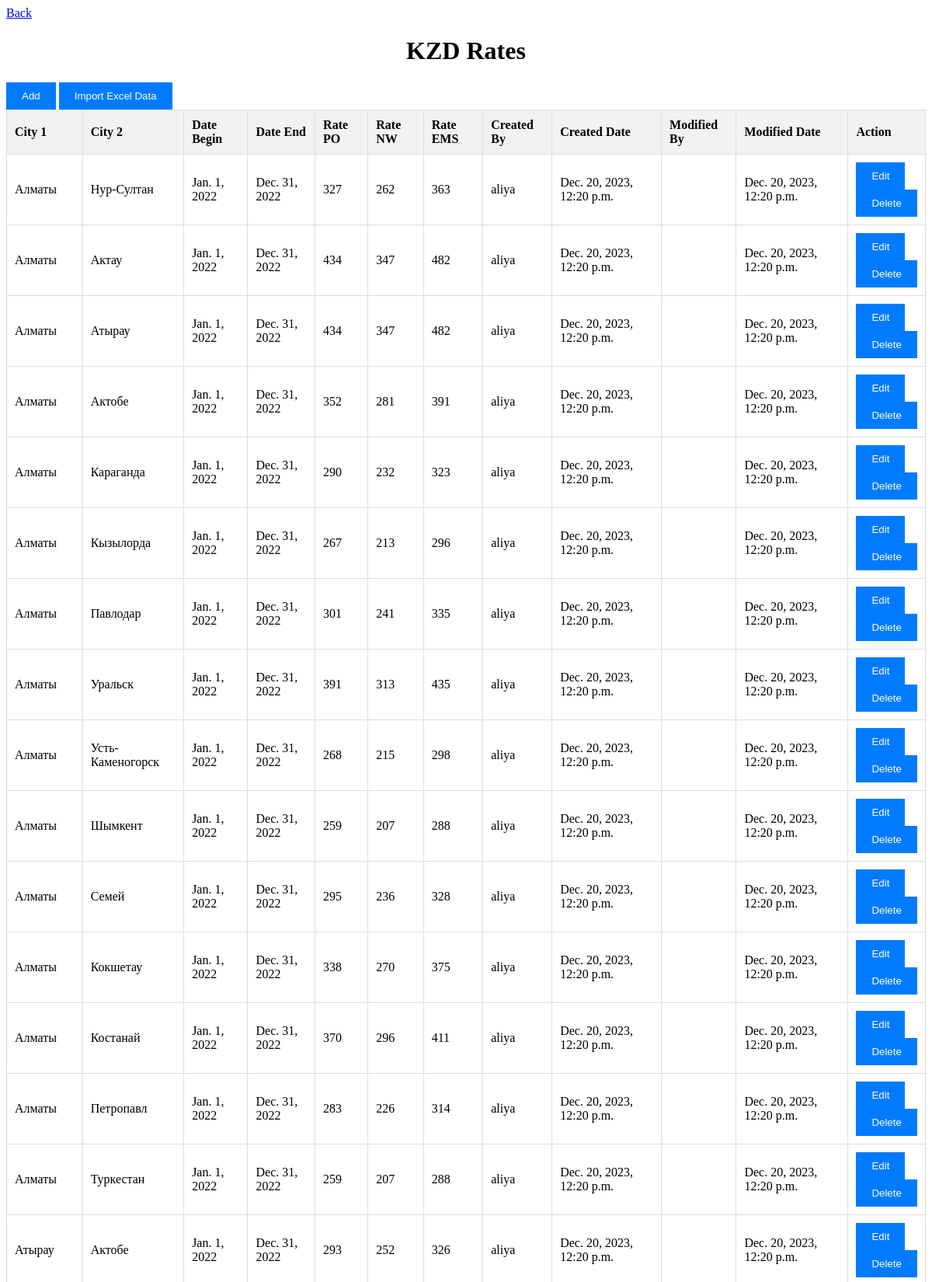
Screenshot of /kzd_rates (upper part) with the database file from the repository.
### admin_module/models.py (models this page shows, shortened)
class KZDRate(models.Model):
    city_1 = models.ForeignKey('City', on_delete=models.CASCADE, verbose_name='Город 1', related_name='kzd_rates_city_1')
    city_2 = models.ForeignKey('City', on_delete=models.CASCADE, verbose_name='Город 2', related_name='kzd_rates_city_2')
    date_begin = models.DateField(verbose_name='Дата начала')
    date_end = models.DateField(verbose_name='Дата окончания')
    rate_po = models.DecimalField(max_digits=10, decimal_places=5, verbose_name='Тариф PO')
    rate_nw = models.DecimalField(max_digits=10, decimal_places=5, verbose_name='Тариф NW')
    rate_ems = models.DecimalField(max_digits=10, decimal_places=5, verbose_name='Тариф EMS')
    created_by = models.CharField(max_length=10, verbose_name='Логин, кем создана запись',blank=True)
    created_date = models.DateTimeField(auto_now_add=True, verbose_name='Дата создания')
    modified_by = models.CharField(max_length=10, verbose_name='Логин, вносивший изменение',blank=True)
    modified_date = models.DateTimeField(auto_now=True, verbose_name='Дата изменения')
    class Meta:
        verbose_name = 'Тариф KZD'
        verbose_name_plural = 'Тарифы KZD'

class City(models.Model):
    city_code = models.CharField(max_length=255, verbose_name='Наименование', unique=True)
    city_name = models.CharField(max_length=255, verbose_name='Наименование города')
    created_by = models.CharField(max_length=10, verbose_name='Логин, кем создана запись')
    created_date = models.DateTimeField(default=timezone.now, verbose_name='Дата создания')
    modified_by = models.CharField(max_length=10, verbose_name='Логин, вносивший изменение')
    modified_date = models.DateTimeField(auto_now=True, verbose_name='Дата изменения')
    class Meta:
        verbose_name = 'Город'
        verbose_name_plural = 'Города'

### admin_module/views_kzd_rates.py (the view)
# urls.py: path('kzd_rates', views_kzd_rates.kzd_rates, name="kzd_rates"),
def kzd_rates(request):
    kzd_rate_data = KZDRate.objects.all()
    cities = City.objects.all()
    if request.method == 'POST':
        form = KZDRateForm(request.POST)
        if form.is_valid():
            kzd_rate = form.save(commit=False)
            kzd_rate.created_by = request.user.username
            kzd_rate.modified_by = request.user.username
            kzd_rate.save()
        else:
            print(form.errors)
    else:
        form = KZDRateForm()
    return render(request, 'dictionaries/kzd_rates.html',
                  {'form': form, 'kzd_rate_data': kzd_rate_data, 'cities': cities})

### admin_module/templates/dictionaries/kzd_rates.html (shortened to what this page needs)
<!DOCTYPE html>
{% load static %}
<html>
<head>
    <link rel="stylesheet" href="{% static 'style.css' %}">
</head>
<body>
    <a href="{% url 'admin_module:dictionaries' %}">Back</a>
    <h1>KZD Rates</h1>
    <button id="add-rate-button">Add</button>
    <button id="import-excel-button">Import Excel Data</button>
    <table>
        <thead>
            <tr>
                <th>City 1</th>
                <th>City 2</th>
                <th>Date Begin</th>
                <th>Date End</th>
                <th>Rate PO</th>
                <th>Rate NW</th>
                <th>Rate EMS</th>
                <th>Created By</th>
                <th>Created Date</th>
                <th>Modified By</th>
                <th>Modified Date</th>
                <th>Action</th>
            </tr>
        </thead>
        <tbody>
            {% for kzd_rates in kzd_rate_data %}
                <tr>
                    <td>{{ kzd_rates.city_1.city_name }}</td>
                    <td>{{ kzd_rates.city_2.city_name }}</td>
                    <td>{{ kzd_rates.date_begin }}</td>
                    <td>{{ kzd_rates.date_end }}</td>
                    <td>{{ kzd_rates.rate_po|floatformat:0 }}</td>
                    <td>{{ kzd_rates.rate_nw|floatformat:0 }}</td>
                    <td>{{ kzd_rates.rate_ems|floatformat:0 }}</td>
                    <td>{{ kzd_rates.created_by }}</td>
                    <td>{{ kzd_rates.created_date }}</td>
                    <td>{{ kzd_rates.modified_by }}</td>
                    <td>{{ kzd_rates.modified_date }}</td>
                    <td>
                        <form action="{% url 'admin_module:edit_kzd_rate' kzd_rates.id %}" >
                            <button type="submit" class="edit-kzd-rate">Edit</button>
                        </form>
                        <form action="{% url 'admin_module:delete_kzd_rate' kzd_rates.id %}" >
                            <button type="submit" class="delete-kzd-rate">Delete</button>
                        </form>
                    </td>
                </tr>
            {% endfor %}
        </tbody>
    </table>
</body>
</html>

### static/style.css (style rules this page uses)
table { width: 100%; border-collapse: collapse; margin-bottom: 20px; }
table th { background-color: #f2f2f2; text-align: left; padding: 10px; border: 1px solid #ddd; }
table td { padding: 10px; border: 1px solid #ddd; }
button { background-color: #007BFF; color: white; border: none; padding: 10px 20px; cursor: pointer; }
h1 { text-align: center; }

### rows the page displays
KZDRate: city_1.city_name "Алматы", city_2.city_name "Нур-Султан", date_begin "Jan. 1, 2022", date_end "Dec. 31, 2022", rate_po "327", rate_nw "262", rate_ems "363", created_by "aliya", created_date "Dec. 20, 2023, 12:20 p.m.", modified_date "Dec. 20, 2023, 12:20 p.m."
KZDRate: city_1.city_name "Алматы", city_2.city_name "Актау", date_begin "Jan. 1, 2022", date_end "Dec. 31, 2022", rate_po "434", rate_nw "347", rate_ems "482", created_by "aliya", created_date "Dec. 20, 2023, 12:20 p.m.", modified_date "Dec. 20, 2023, 12:20 p.m."
KZDRate: city_1.city_name "Алматы", city_2.city_name "Атырау", date_begin "Jan. 1, 2022", date_end "Dec. 31, 2022", rate_po "434", rate_nw "347", rate_ems "482", created_by "aliya", created_date "Dec. 20, 2023, 12:20 p.m.", modified_date "Dec. 20, 2023, 12:20 p.m."
KZDRate: city_1.city_name "Алматы", city_2.city_name "Актобе", date_begin "Jan. 1, 2022", date_end "Dec. 31, 2022", rate_po "352", rate_nw "281", rate_ems "391", created_by "aliya", created_date "Dec. 20, 2023, 12:20 p.m.", modified_date "Dec. 20, 2023, 12:20 p.m."
KZDRate: city_1.city_name "Алматы", city_2.city_name "Караганда", date_begin "Jan. 1, 2022", date_end "Dec. 31, 2022", rate_po "290", rate_nw "232", rate_ems "323", created_by "aliya", created_date "Dec. 20, 2023, 12:20 p.m.", modified_date "Dec. 20, 2023, 12:20 p.m."
KZDRate: city_1.city_name "Алматы", city_2.city_name "Кызылорда", date_begin "Jan. 1, 2022", date_end "Dec. 31, 2022", rate_po "267", rate_nw "213", rate_ems "296", created_by "aliya", created_date "Dec. 20, 2023, 12:20 p.m.", modified_date "Dec. 20, 2023, 12:20 p.m."
KZDRate: city_1.city_name "Алматы", city_2.city_name "Павлодар", date_begin "Jan. 1, 2022", date_end "Dec. 31, 2022", rate_po "301", rate_nw "241", rate_ems "335", created_by "aliya", created_date "Dec. 20, 2023, 12:20 p.m.", modified_date "Dec. 20, 2023, 12:20 p.m."
KZDRate: city_1.city_name "Алматы", city_2.city_name "Уральск", date_begin "Jan. 1, 2022", date_end "Dec. 31, 2022", rate_po "391", rate_nw "313", rate_ems "435", created_by "aliya", created_date "Dec. 20, 2023, 12:20 p.m.", modified_date "Dec. 20, 2023, 12:20 p.m."
KZDRate: city_1.city_name "Алматы", city_2.city_name "Усть-Каменогорск", date_begin "Jan. 1, 2022", date_end "Dec. 31, 2022", rate_po "268", rate_nw "215", rate_ems "298", created_by "aliya", created_date "Dec. 20, 2023, 12:20 p.m.", modified_date "Dec. 20, 2023, 12:20 p.m."
KZDRate: city_1.city_name "Алматы", city_2.city_name "Шымкент", date_begin "Jan. 1, 2022", date_end "Dec. 31, 2022", rate_po "259", rate_nw "207", rate_ems "288", created_by "aliya", created_date "Dec. 20, 2023, 12:20 p.m.", modified_date "Dec. 20, 2023, 12:20 p.m."
KZDRate: city_1.city_name "Алматы", city_2.city_name "Семей", date_begin "Jan. 1, 2022", date_end "Dec. 31, 2022", rate_po "295", rate_nw "236", rate_ems "328", created_by "aliya", created_date "Dec. 20, 2023, 12:20 p.m.", modified_date "Dec. 20, 2023, 12:20 p.m."
KZDRate: city_1.city_name "Алматы", city_2.city_name "Кокшетау", date_begin "Jan. 1, 2022", date_end "Dec. 31, 2022", rate_po "338", rate_nw "270", rate_ems "375", created_by "aliya", created_date "Dec. 20, 2023, 12:20 p.m.", modified_date "Dec. 20, 2023, 12:20 p.m."
KZDRate: city_1.city_name "Алматы", city_2.city_name "Костанай", date_begin "Jan. 1, 2022", date_end "Dec. 31, 2022", rate_po "370", rate_nw "296", rate_ems "411", created_by "aliya", created_date "Dec. 20, 2023, 12:20 p.m.", modified_date "Dec. 20, 2023, 12:20 p.m."
KZDRate: city_1.city_name "Алматы", city_2.city_name "Петропавл", date_begin "Jan. 1, 2022", date_end "Dec. 31, 2022", rate_po "283", rate_nw "226", rate_ems "314", created_by "aliya", created_date "Dec. 20, 2023, 12:20 p.m.", modified_date "Dec. 20, 2023, 12:20 p.m."
KZDRate: city_1.city_name "Алматы", city_2.city_name "Туркестан", date_begin "Jan. 1, 2022", date_end "Dec. 31, 2022", rate_po "259", rate_nw "207", rate_ems "288", created_by "aliya", created_date "Dec. 20, 2023, 12:20 p.m.", modified_date "Dec. 20, 2023, 12:20 p.m."
KZDRate: city_1.city_name "Атырау", city_2.city_name "Актобе", date_begin "Jan. 1, 2022", date_end "Dec. 31, 2022", rate_po "293", rate_nw "252", rate_ems "326", created_by "aliya", created_date "Dec. 20, 2023, 12:20 p.m.", modified_date "Dec. 20, 2023, 12:20 p.m."
